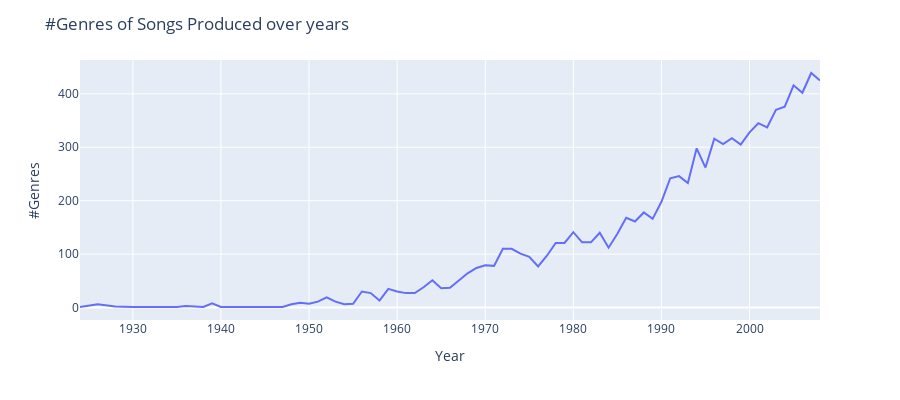

The notebook cell this image was saved under:
### Code cell
%%local
import plotly.express as px
fig = px.line(analysis1_df, x='_1', y='_2')
fig.update_layout(
    height=400,
    title_text='  #Genres of Songs Produced over years',
    yaxis_title="#Genres",
    xaxis_title="Year"
)
fig.show()

### Figure 1 — Plotly figure (JSON) as saved in the notebook; plotly's stock layout.template omitted (floating-point values rounded to 4 significant figures)
{"data": [{"hovertemplate": "_1=%{x}<br>_2=%{y}<extra></extra>", "legendgroup": "", "line": {"color": "#636efa", "dash": "solid"}, "mode": "lines", "name": "", "orientation": "v", "showlegend": false, "type": "scatter", "x": [1924, 1926, 1928, 1929, 1930, 1931, 1934, 1935, 1936, 1938, 1939, 1940, 1944, 1945, 1946, 1947, 1948, 1949, 1950, 1951, 1952, 1953, 1954, 1955, 1956, 1957, 1958, 1959, 1960, 1961, 1962, 1963, 1964, 1965, 1966, 1967, 1968, 1969, 1970, 1971, 1972, 1973, 1974, 1975, 1976, 1977, 1978, 1979, 1980, 1981, 1982, 1983, 1984, 1985, 1986, 1987, 1988, 1989, 1990, 1991, 1992, 1993, 1994, 1995, 1996, 1997, 1998, 1999, 2000, 2001, 2002, 2003, 2004, 2005, 2006, 2007, 2008], "xaxis": "x", "y": [1, 6, 2, 1, 1, 1, 1, 1, 3, 1, 8, 1, 1, 1, 1, 1, 6, 9, 7, 11, 19, 11, 6, 7, 30, 27, 13, 35, 30, 27, 27, 38, 51, 36, 37, 50, 64, 74, 79, 78, 110, 110, 101, 95, 77, 97, 121, 121, 141, 122, 122, 140, 112, 138, 168, 161, 178, 166, 198, 242, 246, 233, 298, 262, 316, 306, 317, 305, 328, 345, 337, 370, 376, 416, 402, 439, 425], "yaxis": "y"}], "layout": {"height": 400, "legend": {"tracegroupgap": 0}, "margin": {"t": 60}, "title": {"text": "  #Genres of Songs Produced over years"}, "xaxis": {"anchor": "y", "domain": [0, 1], "title": {"text": "Year"}}, "yaxis": {"anchor": "x", "domain": [0, 1], "title": {"text": "#Genres"}}}}
